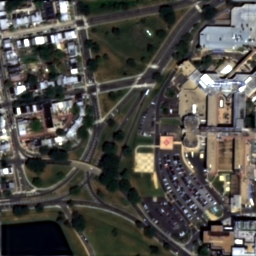
%> input picture Database/Fused_Images/AWLP.tif, 256 x 256 px
$ octave --eval "result = yellowColorChannelMap(imread('../../../Database/Fused_Images/AWLP.tif'));"   (GNU Octave 9; MATLAB toolbox functions it lacks are replaced by stand-ins)
%> lines starting %> are read from the running program, lines starting %| are printed output that depends on the picture
### IQA_Methods/FRIQUEE/files/divisiveNormalization.m
function [structdis,iMinusMu,mu,sigma]= divisiveNormalization(imdist)

    window = fspecial('gaussian',7,7/6);
    window = window/sum(sum(window));

    mu = filter2(window, imdist, 'same');
    mu_sq = mu.*mu;

    sigma = sqrt(abs(filter2(window, imdist.*imdist, 'same') - mu_sq));
    iMinusMu = (imdist-mu);
    structdis =iMinusMu./(sigma +1);
end

### IQA_Methods/FRIQUEE/files/computeGenGaussianFit.m
%{
Author: Deepti Ghadiyaram

Description: Given an input array, this method computes the goodness of
gaussian fit of I

Input: a MXN array I

Output: Goodness of the generalized gaussian fit of I
%}
function ifit = computeGenGaussianFit(I)
    [count,bins] = hist(I(:),100);

    [gbeta,gsigma] =  estimateggdparam(bins);
    galpha= gsigma*sqrt(gamma(1./gbeta)./gamma(3./gbeta));

    T1=gbeta/(2*galpha*gamma(1./gbeta));
    T2=(abs(bins)./galpha).^gbeta;
    gProb = T1.*exp(-T2);

    gProb = gProb./sum(gProb);
    count = count./sum(count);

    ifit=sum(((gProb-count).*(gProb-count)))/(gsigma.*gsigma);
end

### IQA_Methods/FRIQUEE/files/yellowColorChannelMap.m
%{
Author: Deepti Ghadiyaram

Description: Given an input RGB image, this method
1. Computes a yellow color channel map (Y)
2. Applies divisive normalization on Y
3. Extracts sigma map of Y (sigY)
4. Applies divisive normalization on sigY
5. Computes the goodness of Gaussian fit to both Y and sigY

Input: a MXN array of chroma map (computed for A and B color channels).

Output: Goodness of Gaussian fits of Y and sigY

Dependencies: This method depends on the following methods:
    divisiveNormalization.m
    computeGenGaussianFit.m

%}
function feat=yellowColorChannelMap(I)
    if(size(I,3) ~=3)
        error('yellowColorChannelMap method requires rgb components of an image\n');
    end

     Ri = double(I(:,:,1));
     Gi = double(I(:,:,2));
     Bi = double(I(:,:,3));

     % Compute the Yellow channel map
     Y = double(((Ri+Gi)./2)- (abs(Ri-Gi)./2) - Bi); % Y-map
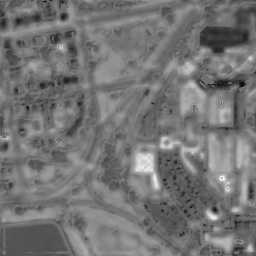
%> Y: size 256x256 double; min -50, max 65, mean 2.5; drawn with min black and max white

     % Apply divisive normalization on yellow map.
     [divNormY,~,~,ySigma]= divisiveNormalization(Y);
%> in divisiveNormalization, `structdis =iMinusMu./(sigma +1);`:
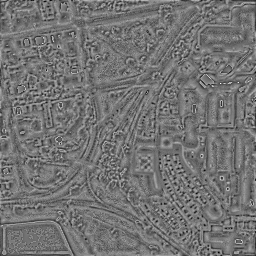
%> structdis: size 256x256 double; min -2, max 2.43, mean 0.00526; drawn with min black and max white

     %DNT of sigma of Y
     divNormSigY = divisiveNormalization(ySigma);
%> in divisiveNormalization (call 2), `mu = filter2(window, imdist, 'same');`:
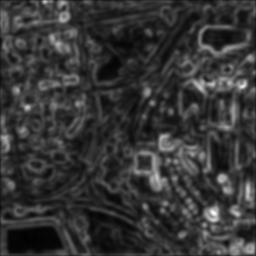
%> mu: size 256x256 double; min 0.137, max 16.86, mean 3.69; drawn with min black and max white
%> in divisiveNormalization (call 2), `mu_sq = mu.*mu;`:
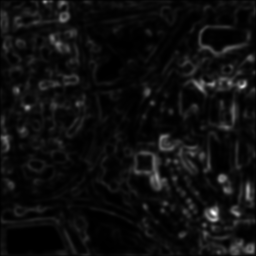
%> mu_sq: size 256x256 double; min 0.0187, max 284.4, mean 17.2; drawn with min black and max white
%> in divisiveNormalization (call 2), `sigma = sqrt(abs(filter2(window, imdist.*imdist, 'same') - mu_sq));`:
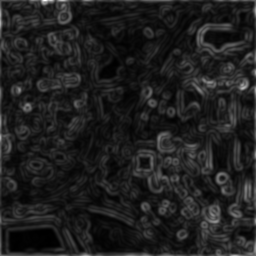
%> sigma: size 256x256 double; min 0.0169, max 7.19, mean 0.904; drawn with min black and max white
%> in divisiveNormalization (call 2), `iMinusMu = (imdist-mu);`:
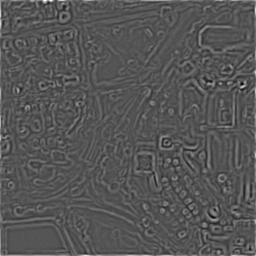
%> iMinusMu: size 256x256 double; min -3.34, max 6.64, mean 0.0331; drawn with min black and max white
%> in divisiveNormalization (call 2), `structdis =iMinusMu./(sigma +1);`:
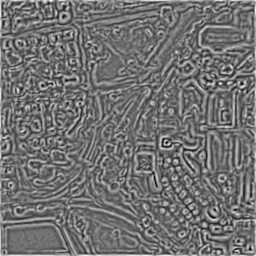
%> structdis: size 256x256 double; min -0.857, max 1.06, mean 0.00385; drawn with min black and max white


     %Compute the goodness of Generalized Gaussian
     dYFit = computeGenGaussianFit(divNormY); % Gen Gaussian fit on DNT of Y
%> in computeGenGaussianFit, `[count,bins] = hist(I(:),100);`: count = 100 values, max 3144 at index 46, min 0 at index 5, mean 655.4; bins = 100 values from -1.98 to 2.41
%> the run ends on the next line

     %Gen Gaussian fit of DNT of divNormSigY
     yFit = computeGenGaussianFit(divNormSigY);

     feat = [yFit dYFit];
 end
